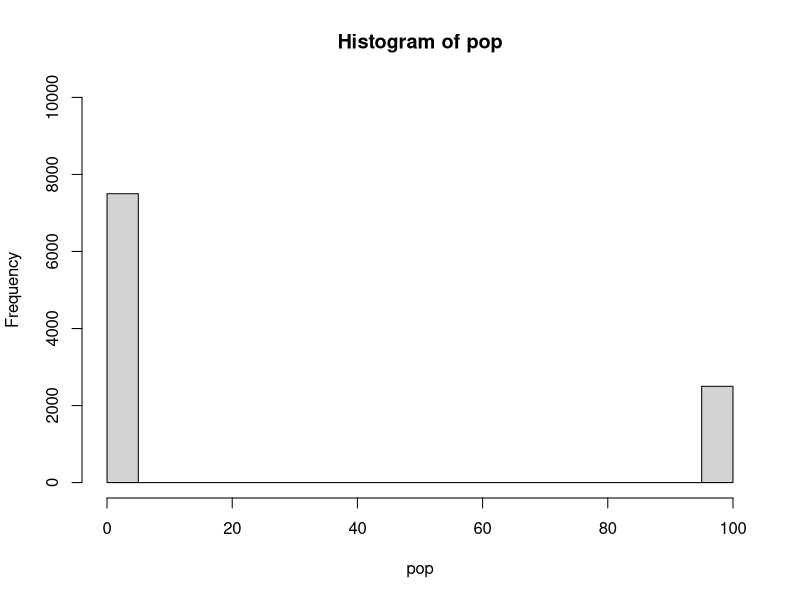
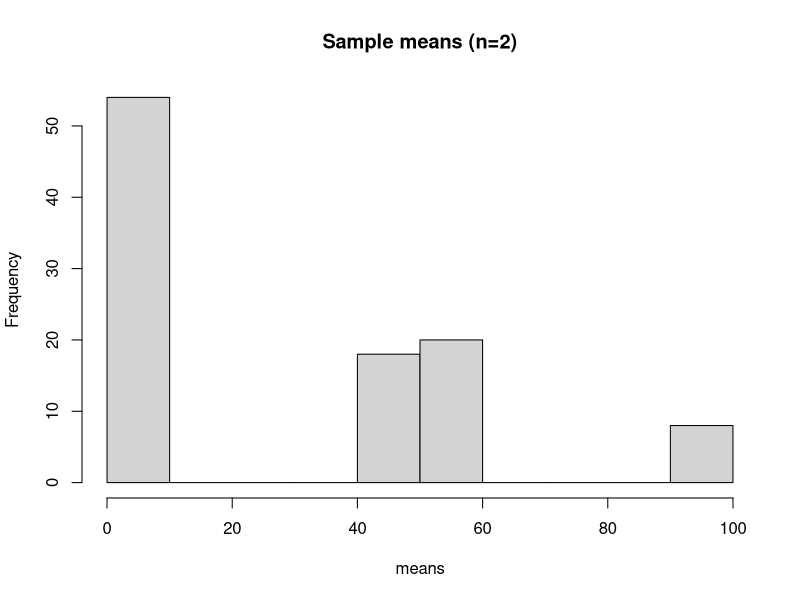
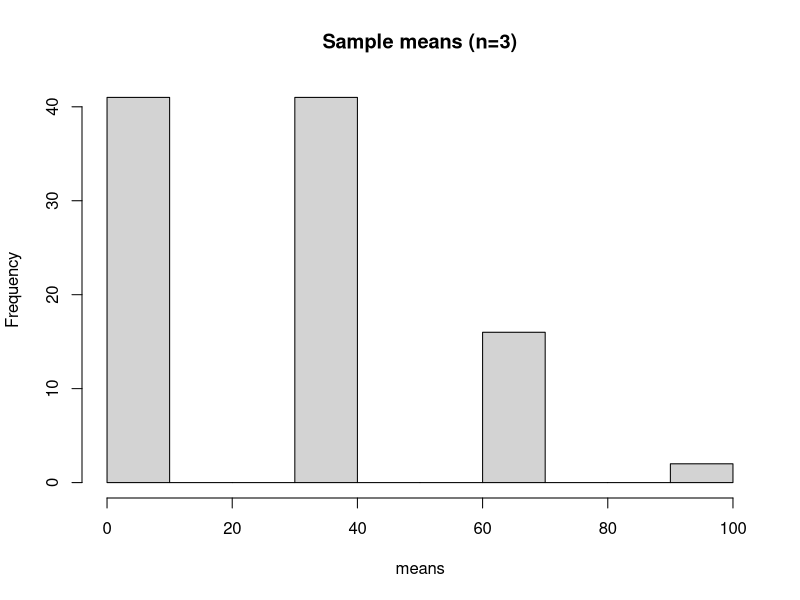
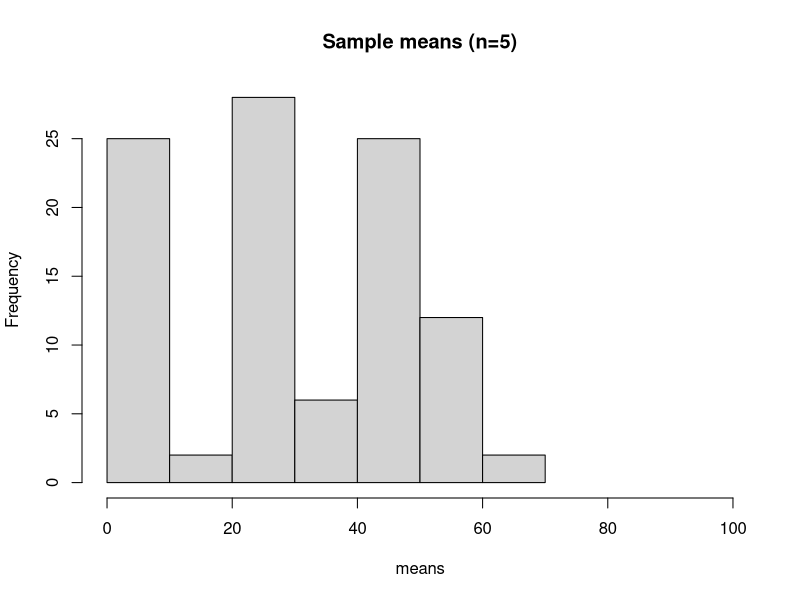
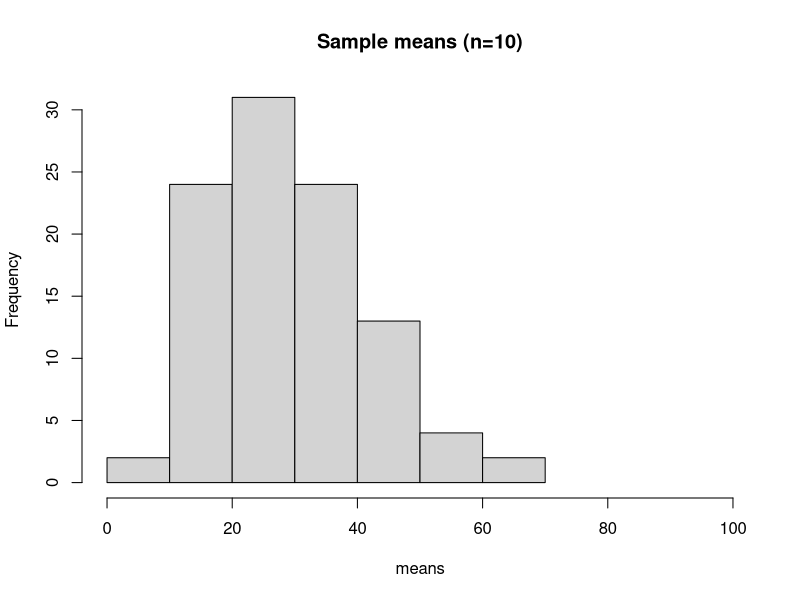
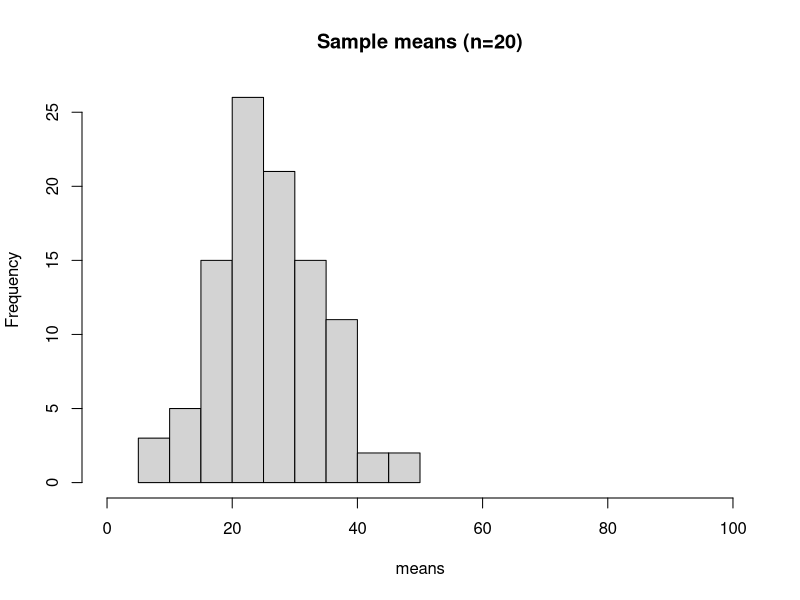
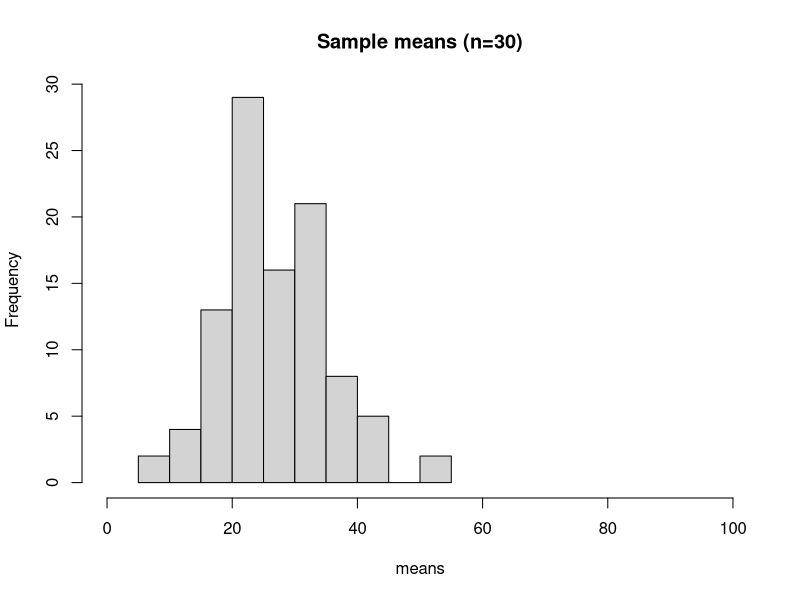
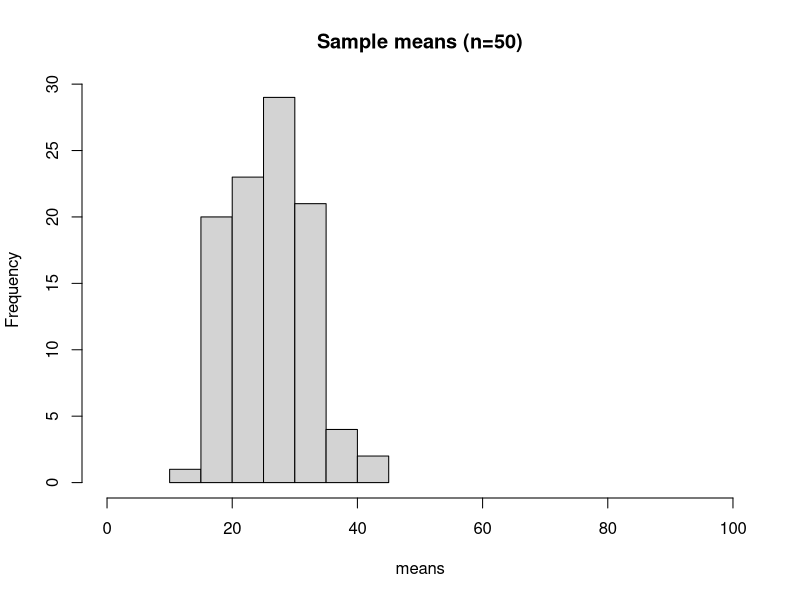

Reproduce these figures in R, in order.
## ---- chunk 1
knitr::opts_chunk$set(comment = NA)
## ---- chunk 2
N <- 10000
pop <- sort(c(runif(N*3/4, min=0, max=5), runif(N*1/4, min=95, max=100)))
hist(pop, ylim=c(0, N))

# Calculate the mean of the population
mean(pop)
mean(c(2.5,2.5,2.5,97.5))
## ---- chunk 3
# Define a function that takes a bunch of samples of size n
# and returns the means of all the samples.
get_means <- function(count, n) {
  # Sample means
  samp.means <- numeric(count)
  for (i in 1:count) {
    (samp <- sample(pop, n))
    samp.means[i] <- mean(samp)
  }
  return(samp.means)
}

# Number of samples to take
count <- 100
## ---- chunk 4
n <- 2 # Sample size
means <- get_means(count, n)
mean(means)
hist(means, main=paste0("Sample means (n=",n,")"), xlim=c(0,100))
## ---- chunk 5
n <- 3 # Sample size
means <- get_means(count, n)
mean(means)
hist(means, main=paste0("Sample means (n=",n,")"), xlim=c(0,100))
## ---- chunk 6
n <- 5 # Sample size
means <- get_means(count, n)
mean(means)
hist(means, main=paste0("Sample means (n=",n,")"), xlim=c(0,100))
## ---- chunk 7
n <- 10 # Sample size
means <- get_means(count, n)
mean(means)
hist(means, main=paste0("Sample means (n=",n,")"), xlim=c(0,100))
## ---- chunk 8
n <- 20 # Sample size
means <- get_means(count, n)
mean(means)
hist(means, main=paste0("Sample means (n=",n,")"), xlim=c(0,100))
## ---- chunk 9
n <- 30 # Sample size
means <- get_means(count, n)
mean(means)
hist(means, main=paste0("Sample means (n=",n,")"), xlim=c(0,100))
## ---- chunk 10
n <- 50 # Sample size
means <- get_means(count, n)
mean(means)
hist(means, main=paste0("Sample means (n=",n,")"), xlim=c(0,100))
## ---- chunk 11
n <- 100 # Sample size
means <- get_means(count, n)
mean(means)
hist(means, main=paste0("Sample means (n=",n,")"), xlim=c(0,100))
## ---- chunk 12
n <- 200 # Sample size
means <- get_means(count, n)
mean(means)
hist(means, main=paste0("Sample means (n=",n,")"), xlim=c(0,100))
## ---- chunk 13
n <- 500 # Sample size
means <- get_means(count, n)
mean(means)
hist(means, main=paste0("Sample means (n=",n,")"), xlim=c(0,100))
## ---- chunk 14
brown <- c(FALSE, FALSE, TRUE, FALSE)
boots.n <- 20
boots.p <- numeric(boots.n)
for (i in 1:boots.n) {
  boots.samp <- sample(brown, size=length(brown), replace=TRUE)
  p <- sum(boots.samp) / length(boots.samp)
  #print(boots.samp)
  boots.p[i] <- p
}
#print(sort(boots.p))
quantile(boots.p, c(.05,.50,.95))
## ---- chunk 15
brown <- c(FALSE, FALSE, TRUE, FALSE)
boots.n <- 1000
boots.p <- numeric(boots.n)
for (i in 1:boots.n) {
  boots.samp <- sample(brown, size=length(brown), replace=TRUE)
  p <- sum(boots.samp) / length(boots.samp)
  boots.p[i] <- p
}
quantile(boots.p, c(.05,.50,.95))
